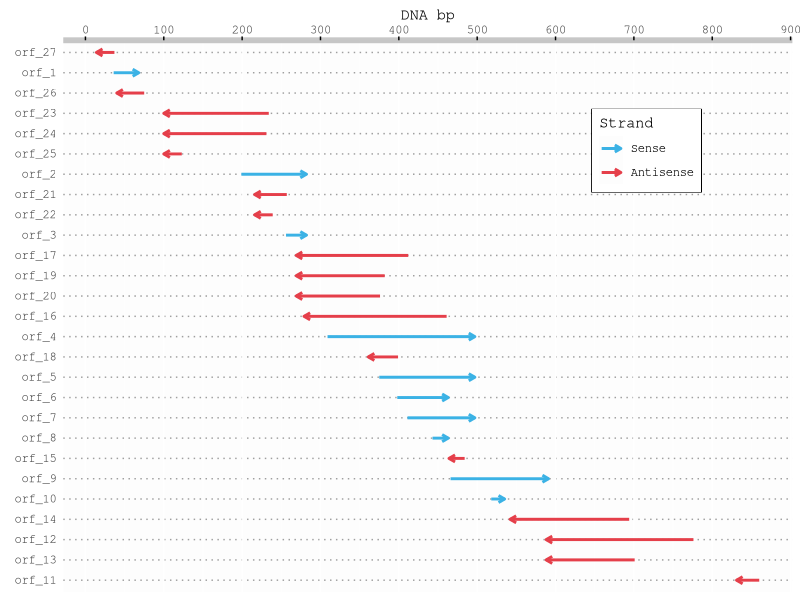
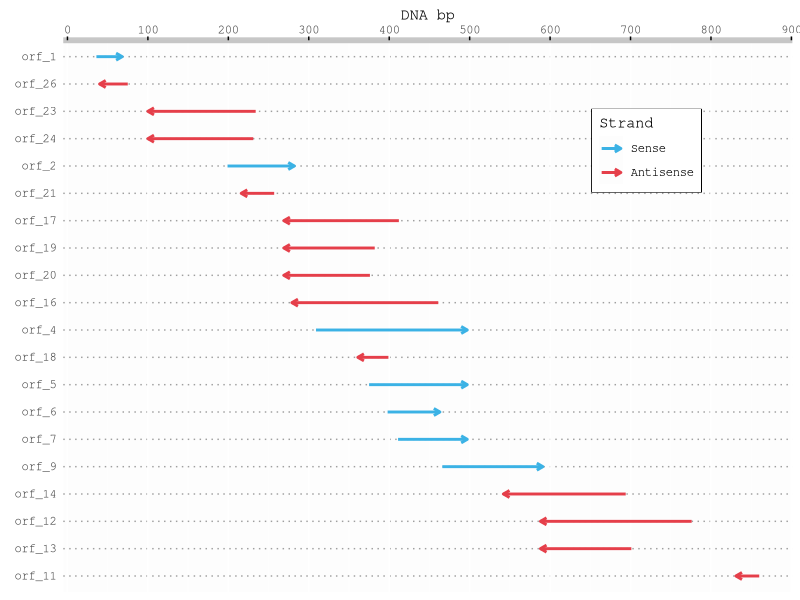

Write R code to recreate these figures, in order.
# Plotting putative orf's on sequence

#library(tidyverse)
library(ggplot2)

# Set directory and open dataframe created in rosalind_orf.ipynb
setwd('C:/Users/joanaq/Documents/learning-bioinformatics/projects/ros-orf/level-2')

orf_df <- read.csv('csv-output/sample1kb_putativeorfs.csv')

# Abbreviate ORF IDs in plot RosalindXXXX_ORF_X to ORF_X
orf_df$ID.abbrev <- sub(".*(orf.*)", "\\1", orf_df$Putative.ORF.ID)
# Regex pattern breakdown:
# Match any sequence of characters up until... (.*())
# "orf" and everything that follows (orf.*)

# Re-order ORFs according to location in DNA sequence
orf_df <- orf_df[order(orf_df$ORF.first.bp), ]

# Create the plot with arrows
orf_plot_1 <- ggplot(orf_df) +
  geom_segment(
    aes(x = Start.bp, xend = Stop.bp, y = ID.abbrev, yend = ID.abbrev, color = Strand),
    arrow = arrow(length = unit(0.07, "inches")), size = 1) +
  scale_color_manual(
    limits = c('Sense','Antisense'), 
    values = c("Sense" = "#3bb2e5", "Antisense" = "#e53f4a")) +
  scale_fill_discrete(breaks=c('Sense', 'Antisense')) +
  scale_y_discrete(limits = rev(unique(orf_df$ID.abbrev))) +
  scale_x_continuous(position = "top", n.breaks = 8) +
  labs(x = "DNA bp", y = element_blank(), color = 'Strand') +
  theme(text = element_text(family="mono"),
    axis.line.x = element_line(color = "#3e3c3c49", linewidth = 2, linetype = 1),
    panel.grid.major.y = element_line(color = "#0101015f", linetype = 3),
    axis.ticks.x = element_line(color = "black"),
    axis.ticks.y = element_blank(),
    panel.background = element_rect(fill = "#fdfdfd"),
    legend.position = c(0.8,0.8),
    legend.box.background = element_rect(color='black'))
ggsave(path = 'plots', filename = "orf_plot_1.png", plot = orf_plot_1)

library('dplyr')

orf_df_filter1 <- orf_df %>%
  filter(Length > 24)

  orf_plot_2 <- ggplot(orf_df_filter1) +
  geom_segment(
    aes(x = Start.bp, xend = Stop.bp, y = ID.abbrev, yend = ID.abbrev, color = Strand),
    arrow = arrow(length = unit(0.07, "inches")), size = 1) +
  scale_color_manual(
    limits = c('Sense','Antisense'), 
    values = c("Sense" = "#3bb2e5", "Antisense" = "#e53f4a")) +
  scale_fill_discrete(breaks=c('Sense', 'Antisense')) +
  scale_y_discrete(limits = rev(unique(orf_df_filter1$ID.abbrev))) +
  scale_x_continuous(position = "top", n.breaks = 8) +
  labs(x = "DNA bp", y = element_blank(), color = 'Strand') +
  theme(text = element_text(family="mono"),
    axis.line.x = element_line(color = "#3e3c3c49", linewidth = 2, linetype = 1),
    panel.grid.major.y = element_line(color = "#0101015f", linetype = 3),
    axis.ticks.x = element_line(color = "black"),
    axis.ticks.y = element_blank(),
    panel.background = element_rect(fill = "#fdfdfd"),
    legend.position = c(0.8,0.8),
    legend.box.background = element_rect(color='black'))
ggsave(path = 'plots', filename = "orf_plot_2.png", plot = orf_plot_2)